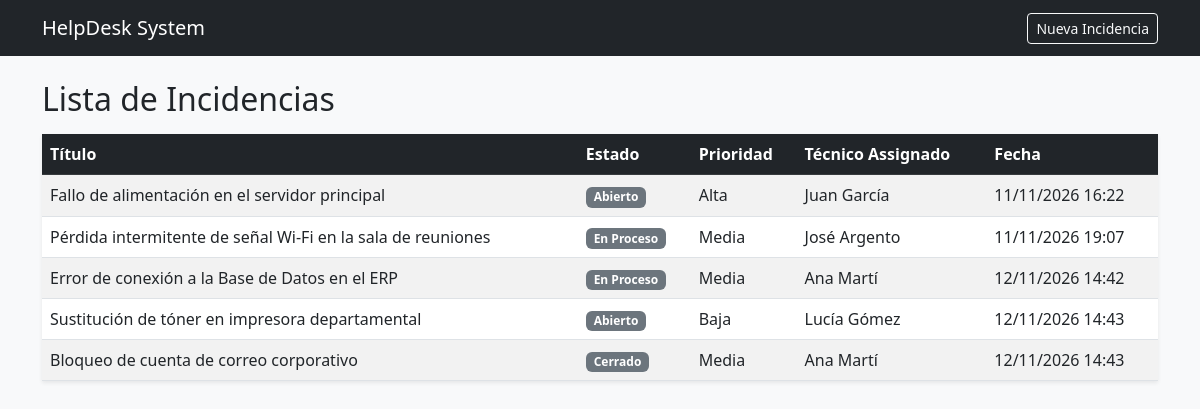
The page / on the database its author committed.
### incidencias/models.py (models this page shows, shortened)
class Incidencia(models.Model):
    ESTADOS = [
        ('Abierto', 'Abierto'),
        ('En Proceso', 'En Proceso'),
        ('Cerrado', 'Cerrado'),
    ]
    PRIORIDADES = [
        ('Baja', 'Baja'),
        ('Media', 'Media'),
        ('Alta', 'Alta'),
    ]
    titulo = models.CharField(max_length=150)
    descripcion = models.TextField()
    fecha_creacion = models.DateTimeField(auto_now_add=True)
    estado = models.CharField(max_length=20, choices=ESTADOS, default='Abierto')
    prioridad = models.CharField(max_length=20, choices=PRIORIDADES, default='Media')
    tecnico = models.ForeignKey(Tecnico, on_delete=models.SET_NULL, null=True, blank=True, related_name='incidencias')

class Tecnico(models.Model):
    nombre = models.CharField(max_length=100)
    especialidad = models.CharField(max_length=100)
    email = models.EmailField(unique=True)
    def __str__(self):
        return self.nombre

### incidencias/views.py (the view)
# urls.py: path('', ListaIncidenciasView.as_view(), name='lista_incidencias'),
class ListaIncidenciasView(ListView):
    model = Incidencia
    template_name = 'incidencias/lista.html'
    context_object_name = 'incidencias'

### incidencias/templates/incidencias/lista.html
{% extends 'incidencias/base.html' %}
{% block content %}
<h2>Lista de Incidencias</h2>
<table class="table table-striped mt-3 bg-white shadow-sm">
    <thead class="table-dark">
        <tr>
            <th>Título</th>
            <th>Estado</th>
            <th>Prioridad</th>
            <th>Técnico Assignado</th>
            <th>Fecha</th>
        </tr>
    </thead>
    <tbody>
        {% for inc in incidencias %}
        <tr>
            <td>{{ inc.titulo }}</td>
            <td><span class="badge bg-secondary">{{ inc.estado }}</span></td>
            <td>{{ inc.prioridad }}</td>
            <td>{{ inc.tecnico|default:"Sin asignar" }}</td>
            <td>{{ inc.fecha_creacion|date:"d/m/Y H:i" }}</td>
        </tr>
        {% empty %}
        <tr><td colspan="5" class="text-center">No hay incidencias registradas.</td></tr>
        {% endfor %}
    </tbody>
</table>
{% endblock %}

### incidencias/templates/incidencias/base.html (shortened to what this page needs)
<!DOCTYPE html>
<html lang="es">
<head>
    <link href="https://cdn.jsdelivr.net/npm/bootstrap@5.3.0/dist/css/bootstrap.min.css" rel="stylesheet">
</head>
<body class="bg-light">
    <nav class="navbar navbar-dark bg-dark mb-4">
        <div class="container">
            <a class="navbar-brand" href="{% url 'lista_incidencias' %}">HelpDesk System</a>
            <a href="{% url 'crear_incidencia' %}" class="btn btn-outline-light btn-sm">Nueva Incidencia</a>
        </div>
    </nav>
    <div class="container">
        {% block content %}{% endblock %}
    </div>
</body>
</html>

### rows shown on the page
Incidencia: titulo "Fallo de alimentación en el servidor principal", estado "Abierto", prioridad "Alta", tecnico "Juan García", fecha_creacion "11/11/2026 16:22"
Incidencia: titulo "Pérdida intermitente de señal Wi-Fi en la sala de reuniones", estado "En Proceso", prioridad "Media", tecnico "José Argento", fecha_creacion "11/11/2026 19:07"
Incidencia: titulo "Error de conexión a la Base de Datos en el ERP", estado "En Proceso", prioridad "Media", tecnico "Ana Martí", fecha_creacion "12/11/2026 14:42"
Incidencia: titulo "Sustitución de tóner en impresora departamental", estado "Abierto", prioridad "Baja", tecnico "Lucía Gómez", fecha_creacion "12/11/2026 14:43"
Incidencia: titulo "Bloqueo de cuenta de correo corporativo", estado "Cerrado", prioridad "Media", tecnico "Ana Martí", fecha_creacion "12/11/2026 14:43"
